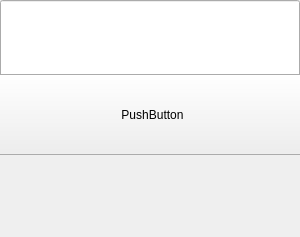
<?xml version="1.0" encoding="UTF-8"?>
<ui version="4.0">
 <class>MainWindow</class>
 <widget class="QMainWindow" name="MainWindow">
  <property name="geometry">
   <rect>
    <x>0</x>
    <y>0</y>
    <width>300</width>
    <height>237</height>
   </rect>
  </property>
  <property name="windowTitle">
   <string>MainWindow</string>
  </property>
  <widget class="QWidget" name="centralwidget">
   <widget class="QLineEdit" name="lineEdit">
    <property name="geometry">
     <rect>
      <x>0</x>
      <y>0</y>
      <width>300</width>
      <height>80</height>
     </rect>
    </property>
   </widget>
   <widget class="QLabel" name="label_otvet">
    <property name="geometry">
     <rect>
      <x>0</x>
      <y>150</y>
      <width>300</width>
      <height>81</height>
     </rect>
    </property>
    <property name="text">
     <string/>
    </property>
   </widget>
   <widget class="QPushButton" name="pushButton">
    <property name="geometry">
     <rect>
      <x>-3</x>
      <y>74</y>
      <width>311</width>
      <height>81</height>
     </rect>
    </property>
    <property name="text">
     <string>PushButton</string>
    </property>
   </widget>
  </widget>
 </widget>
 <resources/>
 <connections/>
</ui>
